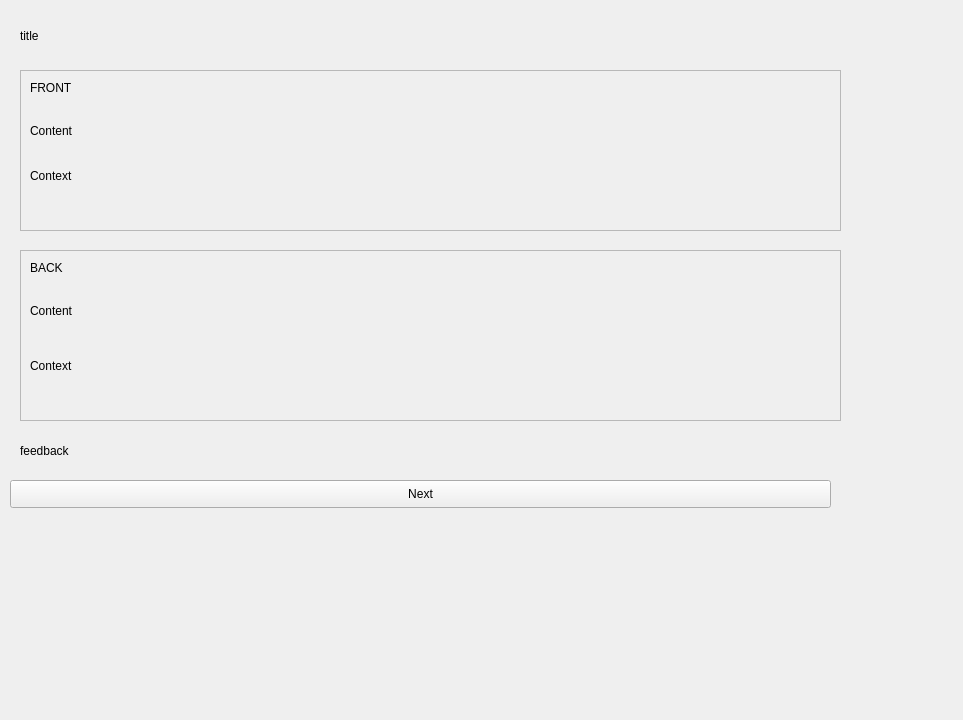
<?xml version="1.0" encoding="UTF-8"?>
<ui version="4.0">
 <class>flashcard</class>
 <widget class="QWidget" name="flashcard">
  <property name="geometry">
   <rect>
    <x>0</x>
    <y>0</y>
    <width>963</width>
    <height>720</height>
   </rect>
  </property>
  <property name="windowTitle">
   <string>Form</string>
  </property>
  <widget class="QLabel" name="title">
   <property name="geometry">
    <rect>
     <x>20</x>
     <y>20</y>
     <width>821</width>
     <height>31</height>
    </rect>
   </property>
   <property name="text">
    <string>title</string>
   </property>
  </widget>
  <widget class="QFrame" name="frame_question">
   <property name="geometry">
    <rect>
     <x>20</x>
     <y>70</y>
     <width>821</width>
     <height>161</height>
    </rect>
   </property>
   <property name="frameShape">
    <enum>QFrame::StyledPanel</enum>
   </property>
   <property name="frameShadow">
    <enum>QFrame::Raised</enum>
   </property>
   <widget class="QLabel" name="question_content">
    <property name="geometry">
     <rect>
      <x>10</x>
      <y>40</y>
      <width>781</width>
      <height>41</height>
     </rect>
    </property>
    <property name="text">
     <string>Content</string>
    </property>
   </widget>
   <widget class="QLabel" name="question_context">
    <property name="geometry">
     <rect>
      <x>10</x>
      <y>90</y>
      <width>781</width>
      <height>31</height>
     </rect>
    </property>
    <property name="text">
     <string>Context</string>
    </property>
   </widget>
   <widget class="QLabel" name="label_2">
    <property name="geometry">
     <rect>
      <x>10</x>
      <y>10</y>
      <width>71</width>
      <height>16</height>
     </rect>
    </property>
    <property name="text">
     <string>FRONT</string>
    </property>
   </widget>
  </widget>
  <widget class="QPushButton" name="button_next">
   <property name="geometry">
    <rect>
     <x>10</x>
     <y>480</y>
     <width>821</width>
     <height>28</height>
    </rect>
   </property>
   <property name="text">
    <string>Next</string>
   </property>
  </widget>
  <widget class="QLabel" name="feedback">
   <property name="geometry">
    <rect>
     <x>20</x>
     <y>430</y>
     <width>821</width>
     <height>41</height>
    </rect>
   </property>
   <property name="text">
    <string>feedback</string>
   </property>
  </widget>
  <widget class="QFrame" name="frame_answer_2">
   <property name="geometry">
    <rect>
     <x>20</x>
     <y>250</y>
     <width>821</width>
     <height>171</height>
    </rect>
   </property>
   <property name="frameShape">
    <enum>QFrame::StyledPanel</enum>
   </property>
   <property name="frameShadow">
    <enum>QFrame::Raised</enum>
   </property>
   <widget class="QLabel" name="answer_content">
    <property name="geometry">
     <rect>
      <x>10</x>
      <y>40</y>
      <width>781</width>
      <height>41</height>
     </rect>
    </property>
    <property name="text">
     <string>Content</string>
    </property>
   </widget>
   <widget class="QLabel" name="answer_context">
    <property name="geometry">
     <rect>
      <x>10</x>
      <y>100</y>
      <width>781</width>
      <height>31</height>
     </rect>
    </property>
    <property name="text">
     <string>Context</string>
    </property>
   </widget>
   <widget class="QLabel" name="label">
    <property name="geometry">
     <rect>
      <x>10</x>
      <y>10</y>
      <width>71</width>
      <height>16</height>
     </rect>
    </property>
    <property name="text">
     <string>BACK</string>
    </property>
   </widget>
  </widget>
 </widget>
 <resources/>
 <connections/>
</ui>
